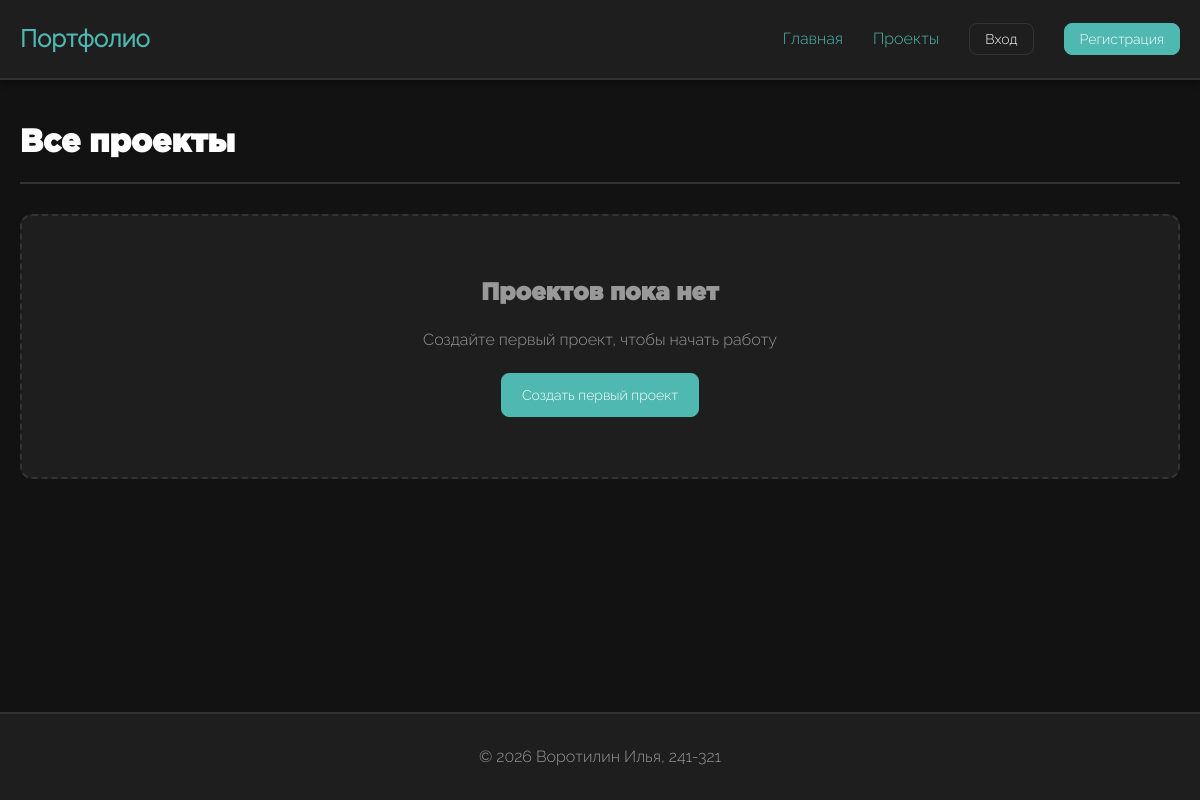
The page /projects/ on the database as committed earlier.
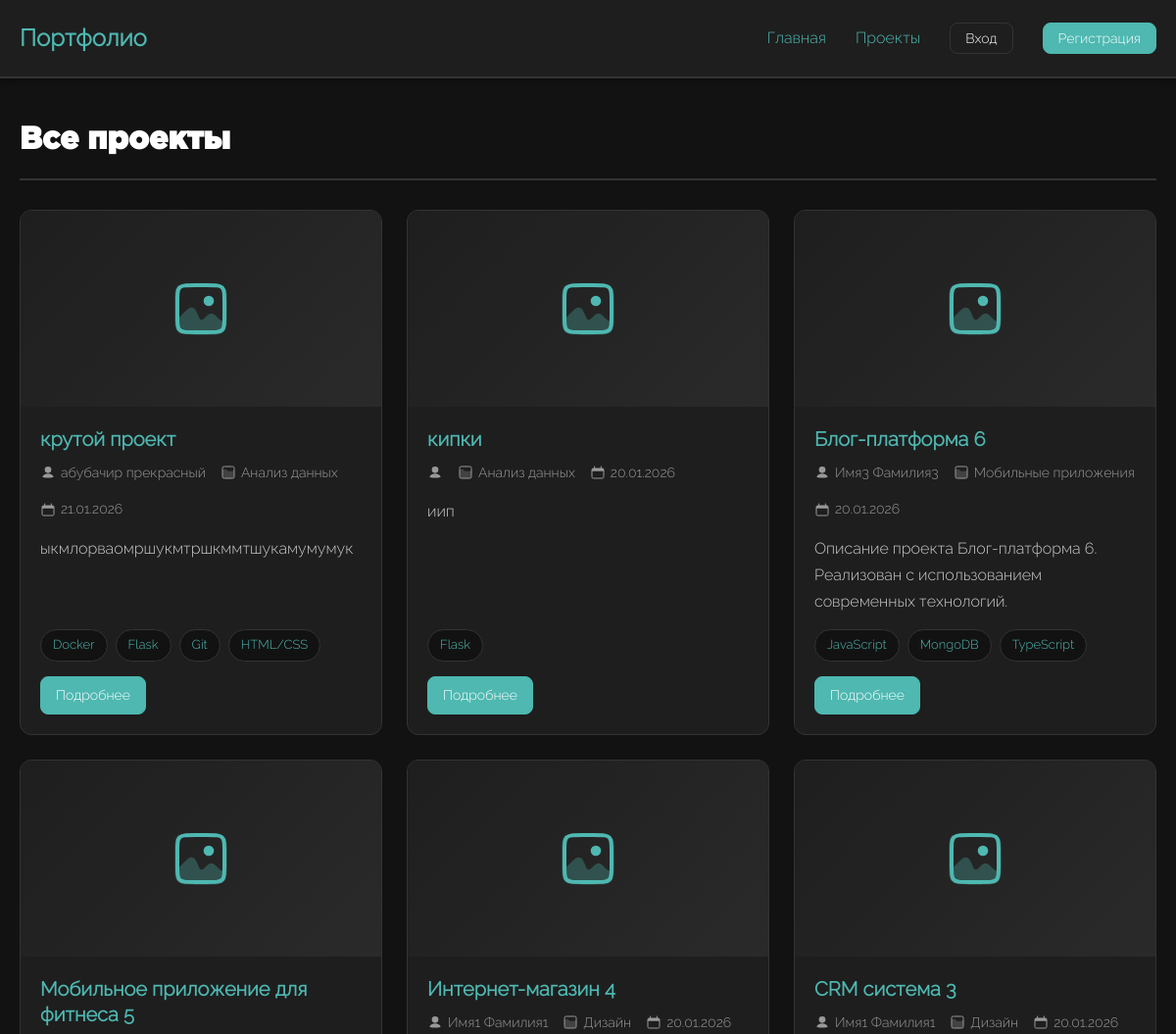
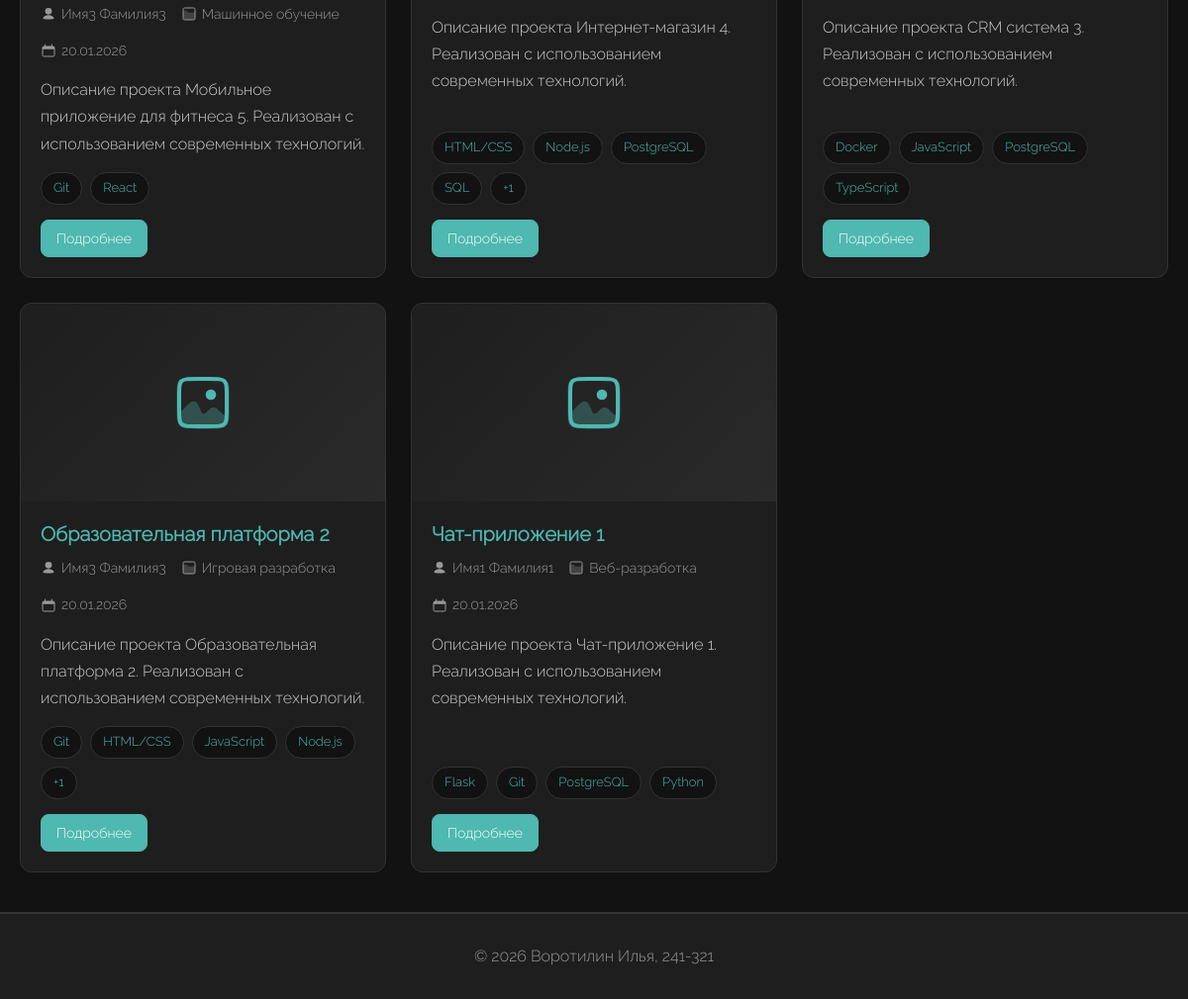
The same page on the database as committed later (2 pictures, top to bottom).
### portfolio/models.py (models this page shows, shortened)
class Project(models.Model):
    user = models.ForeignKey(
        User,
        on_delete=models.CASCADE,
        related_name='projects',
        verbose_name='Автор проекта'
    )
    category = models.ForeignKey(
        Category,
        on_delete=models.SET_NULL,
        null=True,
        blank=True,
        related_name='projects',
        verbose_name='Категория'
    )
    title = models.CharField(
        max_length=255,
        verbose_name='Название проекта'
    )
    description = models.TextField(
        blank=True,
        verbose_name='Описание проекта'
    )
    cover_image = models.ImageField(
        upload_to='projects/covers/%Y/%m/%d/',
        null=True,
        blank=True,
        verbose_name='Обложка проекта',
        validators=[FileExtensionValidator(allowed_extensions=['jpg', 'jpeg', 'png'])]
    )
    skills = models.ManyToManyField(
        Skill,
        through='ProjectSkill',
        related_name='projects',
        verbose_name='Навыки'
    )
    created_at = models.DateTimeField(
        auto_now_add=True,
        verbose_name='Дата создания'
    )
    updated_at = models.DateTimeField(
        auto_now=True,
        verbose_name='Дата изменения'
    )
    history = HistoricalRecords()
    class Meta:
        verbose_name = 'Проект'
        verbose_name_plural = 'Проекты'
        ordering = ['-created_at']
        indexes = [
            models.Index(fields=['-created_at']),
            models.Index(fields=['user', '-created_at']),
        ]
    def get_skills_count(self):
        return self.skills.count()
    get_skills_count.short_description = 'Количество навыков'

class User(AbstractUser):
    ROLE_CHOICES = [
        ('student', 'Студент'),
        ('teacher', 'Преподаватель'),
        ('admin', 'Администратор'),
    ]
    role = models.CharField(
        max_length=20,
        choices=ROLE_CHOICES,
        default='student',
        verbose_name='Роль'
    )
    photo = models.ImageField(
        upload_to='users/photos/%Y/%m/%d/',
        null=True,
        blank=True,
        verbose_name='Фотография профиля',
        validators=[FileExtensionValidator(allowed_extensions=['jpg', 'jpeg', 'png'])]
    )
    class Meta:
        verbose_name = 'Пользователь'
        verbose_name_plural = 'Пользователи'
        ordering = ['-date_joined']

class Category(models.Model):
    name = models.CharField(
        max_length=100,
        unique=True,
        verbose_name='Название категории'
    )
    created_at = models.DateTimeField(
        auto_now_add=True,
        verbose_name='Дата создания'
    )
    created_by = models.ForeignKey(
        User,
        on_delete=models.SET_NULL,
        null=True,
        blank=True,
        related_name='created_categories',
        verbose_name='Создал'
    )
    class Meta:
        verbose_name = 'Категория проекта'
        verbose_name_plural = 'Категории проектов'
        ordering = ['name']

class Skill(models.Model):
    name = models.CharField(
        max_length=100,
        unique=True,
        verbose_name='Название навыка'
    )
    created_at = models.DateTimeField(
        auto_now_add=True,
        verbose_name='Дата создания'
    )
    created_by = models.ForeignKey(
        User,
        on_delete=models.SET_NULL,
        null=True,
        blank=True,
        related_name='created_skills',
        verbose_name='Создал'
    )
    class Meta:
        verbose_name = 'Навык'
        verbose_name_plural = 'Навыки'
        ordering = ['name']

### portfolio/views.py (the view)
# urls.py: path('projects/', views.ProjectListView.as_view(), name='project_list'),
class ProjectListView(ListView):
    model = Project
    template_name = 'portfolio/project_list.html'
    context_object_name = 'projects'
    ordering = ['-created_at']

### portfolio/templates/portfolio/project_list.html (shortened to what this page needs)
{% extends 'portfolio/base.html' %}
{% block content %}
<div class="page-header">
    <h1>Все проекты</h1>
</div>
{% if projects %}
    <div class="projects-grid">
        {% for project in projects %}
        <div class="project-card">
            {% if project.cover_image %}
                <img src="{{ project.cover_image.url }}" alt="{{ project.title }}" class="project-image">
            {% else %}
                <div class="project-image" style="display: flex; align-items: center; justify-content: center; background: linear-gradient(135deg, #1e1e1e 0%, #2a2a2a 100%);">
                </div>
            {% endif %}
            <div class="project-content">
                <h2 class="project-title">
                    <a href="{% url 'portfolio:project_detail' project.pk %}">{{ project.title }}</a>
                </h2>
                <div class="project-meta">
                    <span>
                        {{ project.user.get_full_name }}
                    </span>
                    <span>
                        {{ project.category.name }}
                    </span>
                    <span>
                        {{ project.created_at|date:"d.m.Y" }}
                    </span>
                </div>
                <p class="project-description">
                    {{ project.description|truncatewords:20 }}
                </p>
                {% if project.skills.all %}
                <div class="skills-list">
                    {% for skill in project.skills.all|slice:":4" %}
                        <span class="skill-tag">{{ skill.name }}</span>
                    {% endfor %}
                    {% if project.skills.all|length > 4 %}
                        <span class="skill-tag">+{{ project.skills.all|length|add:"-4" }}</span>
                    {% endif %}
                </div>
                {% endif %}
                <div class="actions">
                    <a href="{% url 'portfolio:project_detail' project.pk %}" class="btn btn-small">Подробнее</a>
                </div>
            </div>
        </div>
        {% endfor %}
    </div>
{% else %}
    <div class="empty-state">
        <h2>Проектов пока нет</h2>
        <p style="color: #999; margin-bottom: 2rem;">Создайте первый проект, чтобы начать работу</p>
        <a href="{% url 'portfolio:project_create' %}" class="btn">Создать первый проект</a>
    </div>
{% endif %}
{% endblock %}

### portfolio/templates/portfolio/base.html (shortened to what this page needs)
{% load static %}
<!DOCTYPE html>
<html lang="ru">
<head>
    <link rel="stylesheet" href="{% static 'portfolio/css/style.css' %}?v=2">
</head>
<body>
    <header>
        <div class="header-container">
            <a href="{% url 'portfolio:index' %}" class="logo">Портфолио</a>
            <nav>
                <ul>
                    <li><a href="{% url 'portfolio:index' %}">Главная</a></li>
                    <li><a href="{% url 'portfolio:project_list' %}">Проекты</a></li>
                    {% if user.is_authenticated %}
                        <li><a href="{% url 'portfolio:project_create' %}" class="btn btn-small">Добавить проект</a></li>
                        <li><span class="user-info">{{ user.get_full_name }} ({{ user.get_role_display }})</span></li>
                        <li><button class="btn btn-small btn-secondary" id="logoutBtn">Выход</button></li>
                    {% else %}
                        <li><button class="btn btn-small btn-secondary" id="loginBtn">Вход</button></li>
                        <li><button class="btn btn-small" id="registerBtn">Регистрация</button></li>
                    {% endif %}
                </ul>
            </nav>
        </div>
    </header>
    <main>
        {% block content %}{% endblock %}
    </main>
    <footer>
        <p>&copy; 2026 Воротилин Илья, 241-321</p>
    </footer>
</body>
</html>

### portfolio/static/portfolio/css/style.css (style rules this page uses)
:root { --background-color: #121212; --default-color: #ffffff; --accent-color: #4eb8b1; --card-background: #1e1e1e; --border-color: #333333; --error-color: #cc4444; --success-color: #22aa55; font-size: 62.5%; }
* { box-sizing: border-box; margin: 0; padding: 0; }
body { font-family: "Raleway", sans-serif; background-color: var(--background-color); color: var(--default-color); font-size: 1.6rem; line-height: 1.6; min-height: 100vh; display: flex; flex-direction: column; }
h1, h2, h3, h4, h5, h6 { font-family: "Gotham", sans-serif; font-weight: 600; line-height: 1.3; margin-bottom: 1.5rem; color: var(--default-color); }
h1 { font-size: 3.2rem; }
h2 { font-size: 2.4rem; }
a { font-family: "Raleway", sans-serif; font-weight: 600; font-size: 2rem; color: var(--accent-color); text-decoration: none; transition: color 0.4s ease; }
header { background-color: var(--card-background); border-bottom: 2px solid var(--border-color); padding: 2rem 0; position: sticky; top: 0; z-index: 100; box-shadow: 0 4px 6px rgba(0, 0, 0, 0.3); }
.header-container { max-width: 1200px; margin: 0 auto; padding: 0 2rem; display: flex; justify-content: space-between; align-items: center; }
.logo { font-size: 2.4rem; font-weight: 700; color: var(--accent-color); text-decoration: none; }
nav ul { list-style: none; display: flex; gap: 3rem; align-items: center; }
nav a { font-size: 1.6rem; font-weight: 500; padding: 0.5rem 0; }
main { flex: 1; max-width: 1200px; width: 100%; margin: 0 auto; padding: 4rem 2rem; }
.projects-grid { display: grid; grid-template-columns: repeat(auto-fill, minmax(350px, 1fr)); gap: 2.5rem; margin-top: 3rem; }
.project-card { background-color: var(--card-background); border: 1px solid var(--border-color); border-radius: 12px; overflow: hidden; display: flex; flex-direction: column; }
.project-image { width: 100%; height: 200px; object-fit: cover; background-color: var(--background-color); }
.project-content { padding: 2rem; flex: 1; display: flex; flex-direction: column; }
.project-title { font-size: 2rem; margin-bottom: 1rem; color: var(--default-color); }
.project-meta { display: flex; gap: 1.5rem; flex-wrap: wrap; margin-bottom: 1.5rem; font-size: 1.4rem; color: #999; }
.project-meta span { display: flex; align-items: center; gap: 0.5rem; }
.project-description { color: #ccc; margin-bottom: 1.5rem; flex: 1; line-height: 1.7; }
.skills-list { display: flex; flex-wrap: wrap; gap: 0.8rem; margin-bottom: 1.5rem; }
.skill-tag { background-color: var(--background-color); border: 1px solid var(--border-color); padding: 0.5rem 1.2rem; border-radius: 20px; font-size: 1.3rem; color: var(--accent-color); transition: all 0.3s ease; }
.actions { display: flex; gap: 1rem; margin-top: auto; }
.btn { background-color: var(--accent-color); color: var(--default-color); border: 1px solid var(--accent-color); padding: 1rem 2rem; border-radius: 8px; font-size: 1.4rem; font-family: "Raleway", sans-serif; font-weight: 400; cursor: pointer; transition: all 0.3s ease; text-decoration: none; display: inline-flex; align-items: center; justify-content: center; gap: 0.5rem; }
.btn-secondary { background-color: transparent; border: 1px solid var(--border-color); color: var(--default-color); }
.btn-small { padding: 0.7rem 1.5rem; font-size: 1.4rem; }
.page-header { display: flex; justify-content: space-between; align-items: center; margin-bottom: 3rem; padding-bottom: 2rem; border-bottom: 2px solid var(--border-color); }
.page-header h1 { margin-bottom: 0; }
footer { background-color: var(--card-background); border-top: 2px solid var(--border-color); padding: 3rem 0; margin-top: auto; text-align: center; color: #999; }

Rows that differ between the two databases and show on the page:
added Project: title "крутой проект", user.get_full_name "абубачир прекрасный", category.name "Анализ данных", created_at "21.01.2026", description "ыкмлорваомршукмтршкммтшукамумумук"
added Skill: name "Docker"
added Skill: name "Flask"
added Skill: name "Git"
added Skill: name "HTML/CSS"
added Project: title "кипки", category.name "Анализ данных", created_at "20.01.2026", description "иип"
added Project: title "Блог-платформа 6", user.get_full_name "Имя3 Фамилия3", category.name "Мобильные приложения", created_at "20.01.2026", description "Описание проекта Блог-платформа 6. Реализован с использованием современных технологий."
added Skill: name "JavaScript"
added Skill: name "MongoDB", shown under "Блог-платформа 6"
added Skill: name "TypeScript"
added Project: title "Мобильное приложение для фитнеса 5", user.get_full_name "Имя3 Фамилия3", category.name "Машинное обучение", created_at "20.01.2026", description "Описание проекта Мобильное приложение для фитнеса 5. Реализован с использованием современных технологий."
added Skill: name "React", shown under "Мобильное приложение для фитнеса 5"
added Project: title "Интернет-магазин 4", user.get_full_name "Имя1 Фамилия1", category.name "Дизайн", created_at "20.01.2026", description "Описание проекта Интернет-магазин 4. Реализован с использованием современных технологий.", skills.all|length "1"
added Skill: name "Node.js"
added Skill: name "PostgreSQL"
added Skill: name "SQL", shown under "Интернет-магазин 4"
added Project: title "CRM система 3", user.get_full_name "Имя1 Фамилия1", category.name "Дизайн", created_at "20.01.2026", description "Описание проекта CRM система 3. Реализован с использованием современных технологий."
added Project: title "Образовательная платформа 2", user.get_full_name "Имя3 Фамилия3", category.name "Игровая разработка", created_at "20.01.2026", description "Описание проекта Образовательная платформа 2. Реализован с использованием современных технологий.", skills.all|length "1"
added Project: title "Чат-приложение 1", user.get_full_name "Имя1 Фамилия1", category.name "Веб-разработка", created_at "20.01.2026", description "Описание проекта Чат-приложение 1. Реализован с использованием современных технологий."
added Skill: name "Python", shown under "Чат-приложение 1"
Other text that changed with them:
text no longer shown: "Проектов пока нет Создайте первый проект, чтобы начать работу Создать первый проект"
